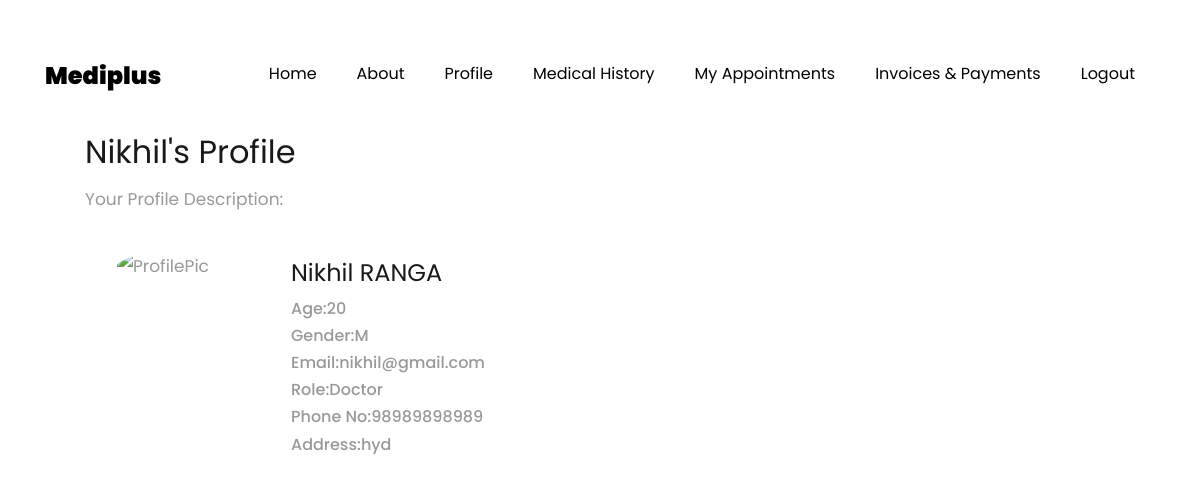
Screenshot of /Doctor_Profile/ (signed in) with the database file from the repository.
### core/models.py (models this page shows, shortened)
class Users(AbstractUser):
    PATIENT=1
    DOCTOR=2
    HR=3
    RECEPTIONIST=4
    ROLE_CHOICES = (
        (PATIENT, 'Patient'),
        (DOCTOR, 'Doctor'),
        (HR,'HR'),
        (RECEPTIONIST,'Receptionist')
    )
    GENDER_CHOICES = (
        ('M', 'Male'),
        ('F', 'Female'),
        ('O', 'Other'),
    )
    role = models.PositiveSmallIntegerField(choices=ROLE_CHOICES,null=True,blank=True)
    gender = models.CharField(max_length=1, choices=GENDER_CHOICES)
    age=models.IntegerField(null=True,blank=True)
    phoneno=models.BigIntegerField(null=True,blank=True)
    address=models.TextField(null=True,blank=True)

### core/views.py (the view)
# urls.py: path('Doctor_Profile/',views.Doctor_Profile,name='Doctor_Profile'),
@login_required
def Doctor_Profile(request):
    return render(request,'Doctor_Profile.html')

### core/templates/Doctor_Profile.html (shortened to what this page needs)
{% extends 'base.html' %}
{% load static %}
{% block content %}
<div class='container'>
  <div class="content-section mt-3 p-3">
      <h2 class='text-capitalize'>{{user.username}}'s Profile</h2>
      <p>Your Profile Description:</p>
      <section class="media  p-3 m-3 ">
        <img src="{% static 'images/UserAvatar.jpg' %}" alt='ProfilePic' class="mr-3 mt-1 rounded-circle" style="width: 150px;">
        <section class="media-body p-2 ">
          <h4 class='text-capitalize'>{{user.get_full_name}} <small></small></h4>
          <h6>Age:{{user.age}}</h6>
          <h6>Gender:{{user.gender}}</h6>
          <h6>Email:{{user.email}}</Address></h6>
          <h6>Role:Doctor</h6>
          <h6>Phone No:{{user.phoneno}}</h6>
          <h6>Address:{{user.address}}</h6>
        </div>
      </div>
    </div>
  {% endblock %}

### rows the page displays
Users: username "Nikhil", get_full_name "Nikhil RANGA", age "20", gender "M", email "nikhil@gmail.com", phoneno "98989898989", address "hyd"
